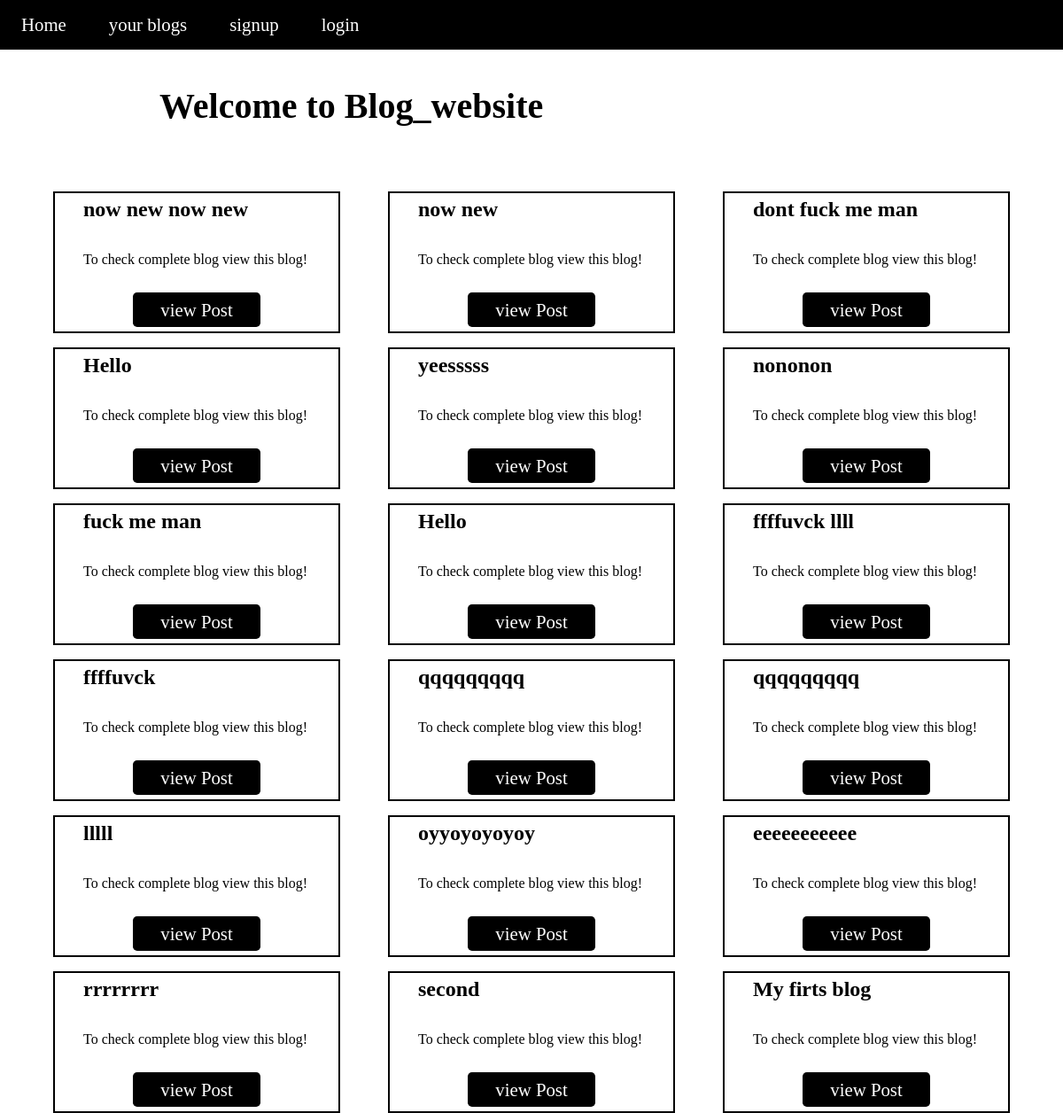
The app's page /, older data.
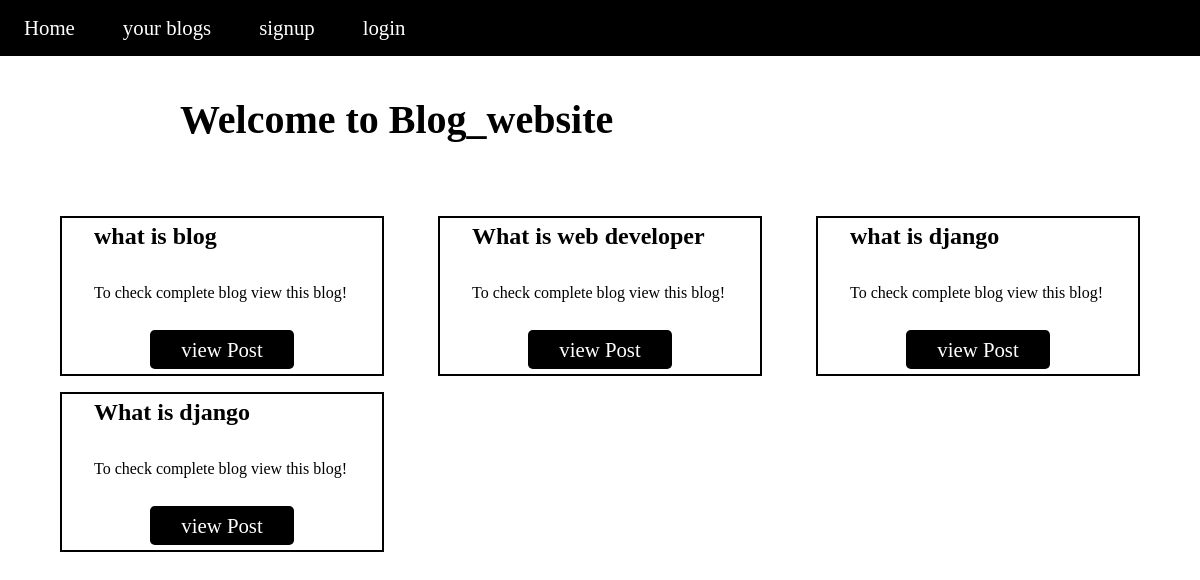
The same page, newer data.
### blog/models.py (models this page shows, shortened)
class BlogPost(models.Model):
    title = models.CharField(max_length=100)
    content = RichTextField(blank=True)
    author = models.ForeignKey(User, on_delete=models.CASCADE)
    created_at = models.DateTimeField(auto_now_add=True)

### blog/views.py (the view)
# urls.py: path("",views.index),
def index(request):
    all_blogs = BlogPost.objects.all().order_by("-created_at")
    context = {
        "all_blogs" :all_blogs
    }
    return render(request, "index.html",context=context)

### templates/index.html
{%include "base.html"%}
{%block body%}
<div class="main">
    <h1>Welcome to Blog_website</h1>
    <div class="allpost">
        {%for post in all_blogs%}
            <div class="singlepost">
                <h2>{{post.title}}</h2>
                <p>To check complete blog view this blog!</p>
                <a href="/view_post/{{post.id}}/">view Post</a>
            </div>
        {%endfor%}
    </div>
</div>
{%endblock body%}

### templates/base.html (shortened to what this page needs)
<!DOCTYPE html>
<html lang="en">
<head>
    <link rel="stylesheet" href="/static/style.css">
</head>
<body>
    <nav>
        <a href="/">Home</a>
        <a href="/your_blogs/">your blogs</a>
        {% if not request.user.is_authenticated %}
        <a href="/signup/">signup</a>
        <a href="/login/">login</a>
        {% else %}
            <a href="/logout/">logout</a>
            <a href="/create_blog/">Create New blog</a>
        {% endif %}
    </nav>
</body>
</html>

### static/style.css (style rules this page uses)
* { margin: 0; padding: 0; max-width: 100%; box-sizing: border-box; }
nav { height: 7vh; width: 100vw; background-color: black; position: sticky; top: 0; display: flex; align-items: center; }
nav>a { color: white; text-decoration: none; font-size: 1.3rem; margin:0 2vw; }
.main, .you_post_main { height: auto; width: 100vw; display: flex; flex-wrap: wrap; justify-content: center; gap: 10vh; }
.main>h1, .you_post_main>h1 { width: 70vw; height: 5vh; margin-top: 5vh; font-size: 2.5rem; }
.allpost { width: 70vw; height: auto; display: flex; flex-wrap: wrap; justify-content: space-between; gap: 2vh; }
.singlepost { width: 30%; height: 20vh; border: 2px solid black; display: flex; flex-wrap: wrap; justify-content: center; align-items: center; gap: 3%; }
.singlepost>h2 { width: 80%; height: 30%; }
.singlepost>p { width: 80%; height: 20%; font-size: 1rem; overflow: hidden; }
.singlepost>a { text-decoration: none; color: white; background-color: black; height: 25%; width: 30%; font-size: 1.3rem; display: flex; align-items: center; justify-content: center; border-radius: .3rem; }
@media screen and (max-width: 1400px) { .allpost { width: 90vw; } }
@media screen and (max-width: 1400px) { .singlepost>a { width: 45%; } }

Row changes from the older to the newer data that the page shows:
removed BlogPost: title "now new now new"
removed BlogPost: title "now new"
removed BlogPost: title "dont fuck me man"
removed BlogPost: title "Hello"
removed BlogPost: title "yeesssss"
removed BlogPost: title "nononon"
removed BlogPost: title "fuck me man"
removed BlogPost: title "Hello"
removed BlogPost: title "ffffuvck llll"
removed BlogPost: title "ffffuvck"
removed BlogPost: title "qqqqqqqqq"
removed BlogPost: title "qqqqqqqqq"
removed BlogPost: title "lllll"
removed BlogPost: title "oyyoyoyoyoy"
removed BlogPost: title "eeeeeeeeeee"
removed BlogPost: title "rrrrrrrr"
removed BlogPost: title "second"
removed BlogPost: title "My firts blog"
added BlogPost: title "what is blog"
added BlogPost: title "What is web developer"
added BlogPost: title "what is django"
added BlogPost: title "What is django"
